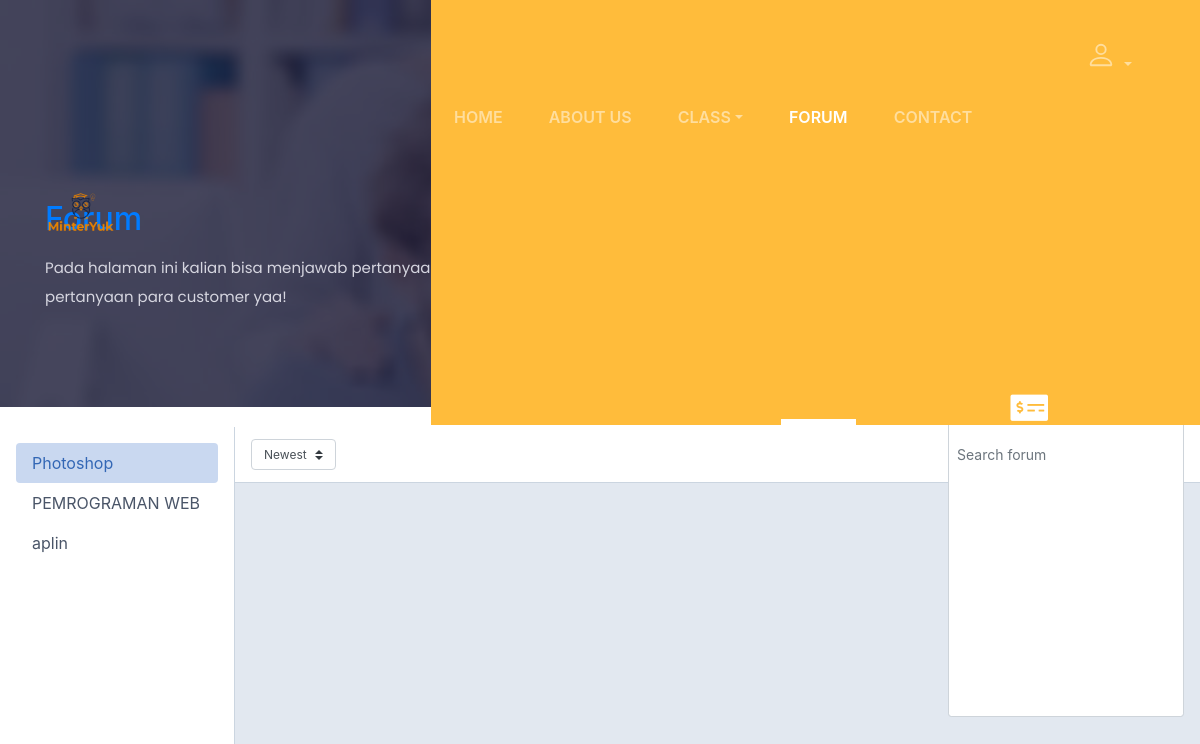
The page /Mentor/forum_mentor.php (signed in) on the database its author committed.
### tables this page shows
CREATE TABLE `kelas` (
  `id_kelas` varchar(5) NOT NULL,
  `nama_kelas` varchar(255) NOT NULL,
  `fk_mentor` varchar(5) NOT NULL,
  `harga_kelas` int(10) NOT NULL,
  `rating` int(5) NOT NULL,
  `review` varchar(100) NOT NULL,
  `status_kelas` int(1) NOT NULL,
  `ket_kelas` varchar(5000) NOT NULL,
  `img` varchar(5000) NOT NULL
);

### Mentor/forum_mentor.php (the view, shortened to what this page needs)
<?php
include("../Bootstrap/b.php");
include("../System/connect.php");
$id=$_SESSION['id_user'] ;
?>
<!DOCTYPE html>
<html>
<head>
    <?php include("../System/head.php") ?>
</head>
<body id="body">
    <?php include("../System/nav2.php") ?>
    <section class="page-title-section overlay" data-background="../Bootstrap/images/backgrounds/page-title.jpg">
        <div class="container">
            <div class="row">
                <div class="col-md-8">
                    <ul class="list-inline custom-breadcrumb">
                        <li class="list-inline-item"><a class="h2 text-primary font-secondary" href="#">Forum</a></li>
                    </ul>
                    <p class="text-lighten">Pada halaman ini kalian bisa menjawab pertanyaan dari para customer minterYuk. Ayo jawab pertanyaan para customer yaa!</p>
                </div>
            </div>
        </div>
    </section>
    <div class="container2">
        <div class="main-body p-0">
            <div class="inner-wrapper">
                <div class="inner-sidebar">
                    <div class="inner-sidebar-body p-0">
                        <div class="p-3 h-100" data-simplebar="init">
                            <div class="simplebar-wrapper" style="margin: -16px;">
                                <div class="simplebar-mask">
                                    <div class="simplebar-offset" style="right: 0px; bottom: 0px;">
                                        <div class="simplebar-content-wrapper" style="height: 100%;">
                                            <div class="simplebar-content" style="padding: 16px;">
                                                <nav class="nav nav-pills nav-gap-y-1 flex-column">
                                                  <?php
                                                   $datakelas = $conn->query("SELECT * FROM kelas,mentor where mentor.fk_user='$id' and mentor.id_mentor=kelas.fk_mentor")->fetchAll(PDO::FETCH_ASSOC);
                                                   for ($i = 0; $i < count($datakelas); $i++) {
                                                       if($i==0){
                                                        echo"<a href='javascript:void(0)' onclick='fn($i, \"".strval($datakelas[$i]['id_kelas'])."\")' class='nav-link nav-link-faded has-icon active ' id='$i'>".$datakelas[$i]['nama_kelas']."</a>";
                                                       }
                                                       else{
                                                        echo"<a href='javascript:void(0)' onclick='fn($i, \"".strval($datakelas[$i]['id_kelas'])."\")' class='nav-link nav-link-faded has-icon ' id='$i'>".$datakelas[$i]['nama_kelas']."</a>";
                                                       }
                                                   }
                                                   ?>
                                                </nav>
                                            </div>
                                        </div>
                                    </div>
                                </div>
                            </div>
                        </div>
                    </div>
                </div>
                <div class="inner-main">
                    <div class="inner-main-header">
                        <select class="custom-select custom-select-sm w-auto mr-1" id="cmb" >
                            <option selected="1">Newest</option>
                        </select>
                        <span class="input-icon input-icon-sm ml-auto w-auto">
                            <input type="text"  id="src"class="form-control form-control-sm bg-gray-200 border-gray-200 shadow-none mb-4 mt-4"  style="height:8vh;"placeholder="Search forum"  onchange="search()"/>
                        </span>
                    </div>
                    <div class="inner-main-body p-2 p-sm-3 collapse forum-content show">
                        <div class="simplebar-placeholder" style="width: 234vh; height: 200vh"></div>
                    </div>
                </div>
            </div>
        </div>
    </div>
    <?php
    include("../System/footer.php");
    ?>

### Mentor/forum_mentor.php (style rules this page uses)
.container2 { margin-top: 20px; color: #1a202c; text-align: left; background-color: #e2e8f0; height: 200vh; }
.inner-wrapper { position: relative; height: calc(100vh - 3.5rem); transition: transform 0.3s; height: 200vh; }
.inner-main, .inner-sidebar { position: absolute; top: 0; bottom: 0; display: flex; flex-direction: column; }
.inner-sidebar { left: 0; width: 235px; border-right: 1px solid #cbd5e0; background-color: #fff; z-index: 1; }
.inner-main { right: 0; left: 235px; }
.inner-main-footer, .inner-main-header, .inner-sidebar-footer, .inner-sidebar-header { height: 3.5rem; border-bottom: 1px solid #cbd5e0; display: flex; align-items: center; padding: 0 1rem; flex-shrink: 0; }
.inner-main-body, .inner-sidebar-body { padding: 1rem; overflow-y: auto; position: relative; flex: 1 1 auto; }
.inner-main-footer, .inner-main-header { background-color: #fff; }
.nav .show>.nav-link.nav-link-faded, .nav-link.nav-link-faded.active, .nav-link.nav-link-faded:active, .nav-pills .nav-link.nav-link-faded.active, .navbar-nav .show>.nav-link.nav-link-faded { color: #3367b5; background-color: #c9d8f0; }
.nav-pills .nav-link.active, .nav-pills .show>.nav-link { color: #fff; background-color: #467bcb; }
.nav-link.has-icon { display: flex; align-items: center; }
.nav-link.active { color: #467bcb; }
.nav-pills .nav-link { border-radius: .25rem; }
.nav-link { color: #4a5568; }

### rows shown on the page
kelas: nama_kelas "Photoshop"
kelas: nama_kelas "PEMROGRAMAN WEB"
kelas: nama_kelas "aplin"
